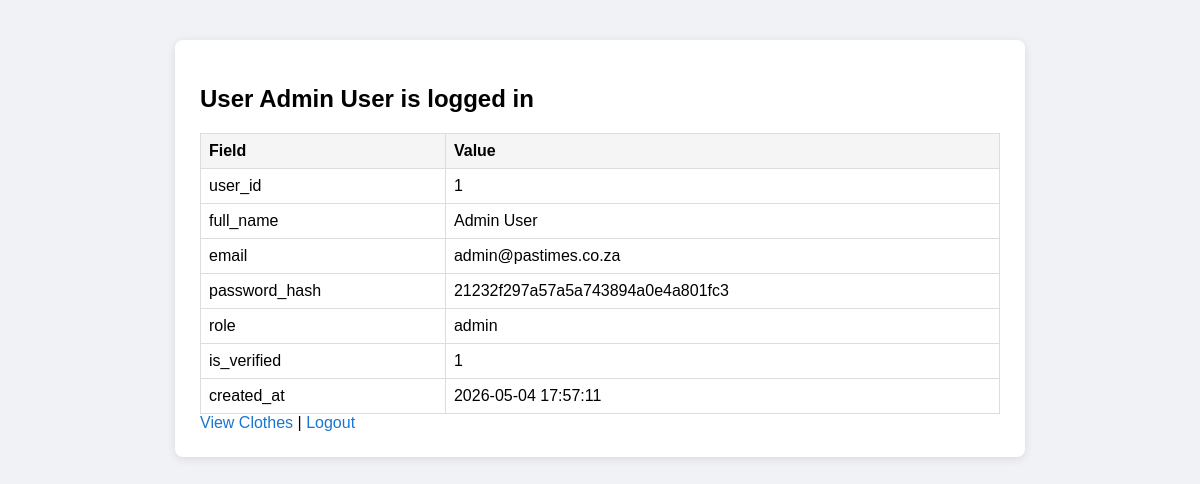
Page /dashboard.php (signed in) on the committed database.
### tables this page shows
CREATE TABLE IF NOT EXISTS tbl_user (
    user_id INT AUTO_INCREMENT PRIMARY KEY,
    full_name VARCHAR(100) NOT NULL,
    email VARCHAR(100) UNIQUE NOT NULL,
    password_hash VARCHAR(255) NOT NULL,
    role ENUM('buyer','seller','admin') DEFAULT 'buyer',
    is_verified TINYINT(1) DEFAULT 0,
    created_at TIMESTAMP DEFAULT CURRENT_TIMESTAMP
);

### dashboard.php (the view, shortened to what this page needs)
<?php
require_once 'DBConn.php';
$stmt = mysqli_prepare($conn, "SELECT * FROM tbl_user WHERE user_id = ?");
mysqli_stmt_bind_param($stmt, "i", $_SESSION['user_id']);
mysqli_stmt_execute($stmt);
$result = mysqli_stmt_get_result($stmt);
$user = mysqli_fetch_assoc($result);
?>
<!DOCTYPE html>
<html>
<head>
    <link rel="stylesheet" href="css/style.css">
</head>
<body>
<div class="container">
    <h2>User <?php echo htmlspecialchars($user['full_name']); ?> is logged in</h2>
    <table>
        <tr><th>Field</th><th>Value</th></tr>
        <?php foreach ($user as $column => $value): ?>
            <tr>
                <td><?php echo htmlspecialchars($column); ?></td>
                <td><?php echo htmlspecialchars($value); ?></td>
            </tr>
        <?php endforeach; ?>
    </table>
    <a href="products.php">View Clothes</a> |
    <a href="logout.php">Logout</a>
</div>
</body>
</html>

### css/style.css (style rules this page uses)
body { font-family: Arial, sans-serif; background: #f0f2f5; margin: 0; padding: 20px; }
.container { max-width: 800px; margin: 20px auto; background: white; padding: 25px; border-radius: 8px; box-shadow: 0 2px 10px rgba(0,0,0,0.1); }
table { width: 100%; border-collapse: collapse; margin-top: 15px; }
th, td { border: 1px solid #ddd; padding: 8px; text-align: left; }
th { background: #f5f5f5; }
a { color: #1976d2; text-decoration: none; }

### rows in the picture
tbl_user: full_name "Admin User", user_id "1", email "admin@pastimes.co.za", password_hash "21232f297a57a5a743894a0e4a801fc3", role "admin", is_verified "1", created_at "2026-05-04 17:57:11"

### other values in the picture
$column "user_id"
$column "full_name"
$column "email"
$column "password_hash"
$column "role"
$column "is_verified"
$column "created_at"
